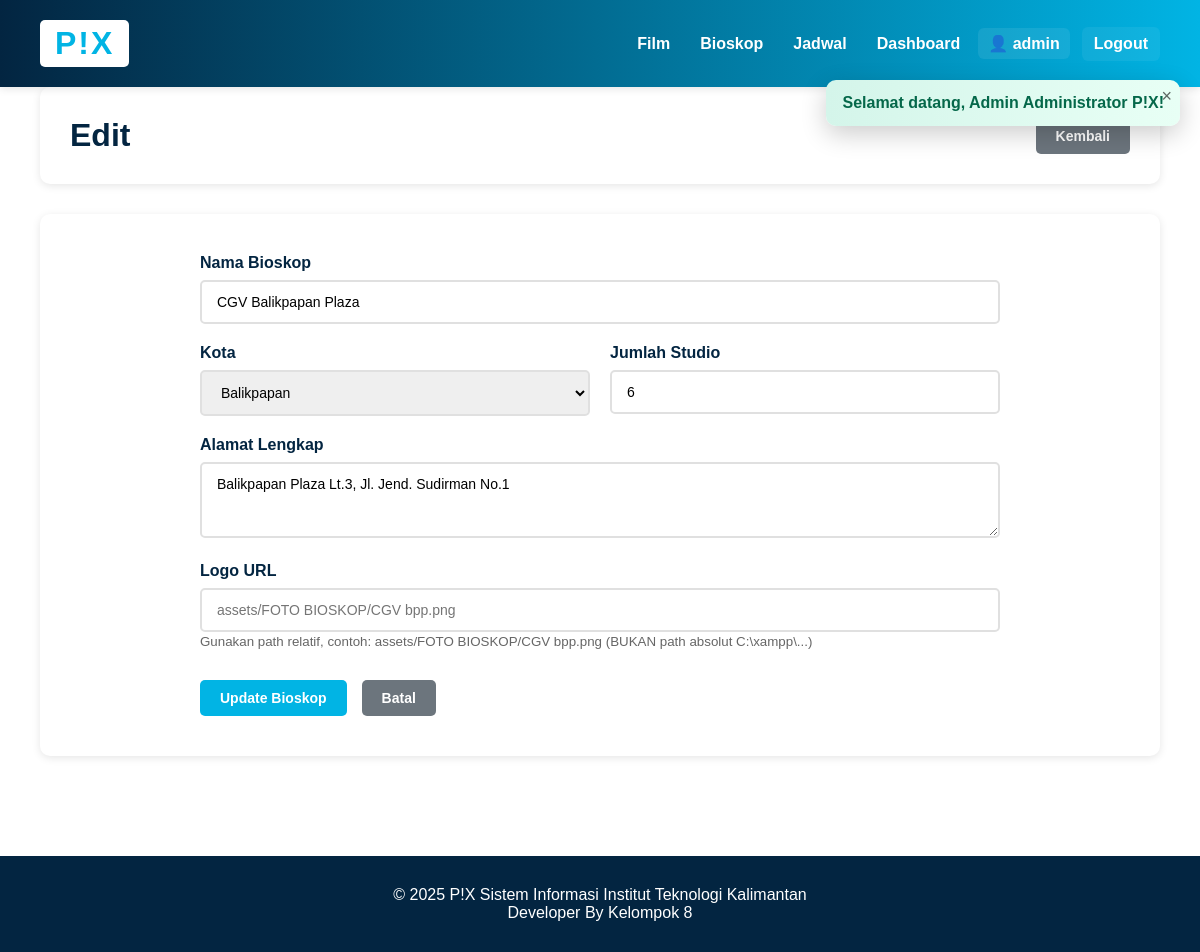
/index.php?module=bioskop&action=edit&id=1 (signed in), run on the app's committed database.
### tables this page shows
CREATE TABLE Bioskop (
    id_bioskop INT PRIMARY KEY AUTO_INCREMENT,
    nama_bioskop VARCHAR(100) NOT NULL,
    kota VARCHAR(50) NOT NULL,
    alamat_bioskop TEXT NOT NULL,
    jumlah_studio INT NOT NULL DEFAULT 4,
    logo_url VARCHAR(255),
    created_at TIMESTAMP DEFAULT CURRENT_TIMESTAMP,
    updated_at TIMESTAMP DEFAULT CURRENT_TIMESTAMP ON UPDATE CURRENT_TIMESTAMP
);

### config/database.php (called while the page is built, shortened)
<?php
class Database {
    private $host = "localhost";
    private $db_name = "pix_database";
    private $username = "root";
    private $password = "";
    public function getConnection() {
        $this->conn = null;
        try {
            $this->conn = new PDO(
                "mysql:host=" . $this->host . ";dbname=" . $this->db_name,
                $this->username,
                $this->password
            );
            $this->conn->setAttribute(PDO::ATTR_ERRMODE, PDO::ERRMODE_EXCEPTION);
            $this->conn->exec("set names utf8mb4");
        } catch(PDOException $exception) {
            echo "Connection error: " . $exception->getMessage();
        }
        return $this->conn;
    }
}
?>

### models/Bioskop.php (called while the page is built, shortened)
<?php
require_once 'models/QueryBuilder.php';
class Bioskop {
    private $qb;
    private $table_name = "Bioskop";
    public $id_bioskop;
    public function __construct($db) {
        $this->qb = new QueryBuilder($db);
    }
    public function readOne() {
        $row = $this->qb->reset()
            ->table($this->table_name)
            ->select('*')
            ->where('id_bioskop', '=', $this->id_bioskop)
            ->first();
        if ($row) {
            $this->nama_bioskop = $row['nama_bioskop'];
            $this->kota = $row['kota'];
            $this->alamat_bioskop = $row['alamat_bioskop'];
            $this->jumlah_studio = $row['jumlah_studio'];
            $this->logo_url = $row['logo_url'];
            return true;
        }
        return false;
    }
}
?>

### models/QueryBuilder.php (called while the page is built, shortened)
<?php
class QueryBuilder {
    private $bindings = [];
    public function table($table) {
        $this->table = $table;
        return $this;
    }
    public function select($columns = '*') {
        if (is_array($columns)) {
            $this->select = implode(', ', $columns);
        } else {
            $this->select = $columns;
        }
        return $this;
    }
    public function where($column, $operator, $value = null) {
        $placeholder = ':where_' . count($this->bindings);
        $this->bindings[$placeholder] = $value;
        return $this;
    }
    public function limit($limit) {
        $this->limit = $limit;
        return $this;
    }
    public function reset() {
        $this->bindings = [];
        $this->offset = null;
        return $this;
    }
}
?>

### views/bioskop/edit.php (the view, shortened to what this page needs)
<?php require_once 'views/layouts/header.php'; ?>
<div class="container">
    <div class="header-section">
        <h1>Edit</h1>
        <a href="index.php?module=bioskop" class="btn btn-secondary">Kembali</a>
    </div>
    <div class="form-container">
        <form method="POST" action="index.php?module=bioskop&action=update" class="movie-form">
            <div class="form-group">
                <label for="nama_bioskop">Nama Bioskop </label>
                <input type="text" id="nama_bioskop" name="nama_bioskop" required
                       value="<?php echo htmlspecialchars($this->bioskop->nama_bioskop); ?>">
            </div>
            <div class="form-row">
                <div class="form-group">
                    <label for="kota">Kota </label>
                    <select id="kota" name="kota" required>
                        <option value="Balikpapan" <?php echo ($this->bioskop->kota == 'Balikpapan') ? 'selected' : ''; ?>>Balikpapan</option>
                    </select>
                </div>
                <div class="form-group">
                    <label for="jumlah_studio">Jumlah Studio </label>
                    <input type="number" id="jumlah_studio" name="jumlah_studio" required
                           min="1" value="<?php echo $this->bioskop->jumlah_studio; ?>">
                </div>
            </div>
            <div class="form-group">
                <label for="alamat_bioskop">Alamat Lengkap </label>
                <textarea id="alamat_bioskop" name="alamat_bioskop" rows="3" required><?php echo htmlspecialchars($this->bioskop->alamat_bioskop); ?></textarea>
            </div>
            <div class="form-group">
                <label for="logo_url">Logo URL</label>
                <input type="text" id="logo_url" name="logo_url"
                       value="<?php echo htmlspecialchars($this->bioskop->logo_url ?? ''); ?>"
                       placeholder="assets/FOTO BIOSKOP/CGV bpp.png">
                <small style="color: #666;">Gunakan path relatif, contoh: assets/FOTO BIOSKOP/CGV bpp.png (BUKAN path absolut C:\xampp\...)</small>
            </div>
            <div class="form-actions">
                <button type="submit" class="btn btn-primary">Update Bioskop</button>
                <a href="index.php?module=bioskop" class="btn btn-secondary"> Batal</a>
            </div>
        </form>
    </div>
</div>
<?php require_once 'views/layouts/footer.php'; ?>

### assets/style.css (style rules this page uses)
* { margin: 0; padding: 0; box-sizing: border-box; }
html, body { margin: 0; padding: 0; font-family: 'Source Sans Pro', Arial, sans-serif; background: #ffffff; min-height: 100vh; color: #000000; }
.container { max-width: 1400px; margin: 0 auto; padding: 0 40px 40px; }
.btn { padding: 10px 20px; border: none; border-radius: 5px; cursor: pointer; text-decoration: none; display: inline-block; font-weight: 600; transition: all 0.3s; font-size: 14px; }
.btn-primary { background: #01b4e4; color: white; }
.btn-secondary { background: #6c757d; color: white; }
.header-section { background: white; padding: 30px; border-radius: 10px; margin-bottom: 30px; box-shadow: 0 2px 8px rgba(0,0,0,0.1); display: flex; justify-content: space-between; align-items: center; }
.header-section h1 { color: #032541; font-size: 32px; }
.form-container { background: white; padding: 40px; border-radius: 10px; box-shadow: 0 2px 8px rgba(0,0,0,0.1); }
.movie-form { max-width: 800px; margin: 0 auto; }
.form-group { margin-bottom: 20px; }
.form-group label { display: block; margin-bottom: 8px; font-weight: 600; color: #032541; }
.form-group input, .form-group select, .form-group textarea { width: 100%; padding: 12px 15px; border: 2px solid #e0e0e0; border-radius: 5px; font-size: 14px; font-family: inherit; transition: all 0.3s; }
.form-row { display: grid; grid-template-columns: 1fr 1fr; gap: 20px; }
.form-actions { display: flex; gap: 15px; margin-top: 30px; }

### data on the page
bioskop: nama_bioskop "CGV Balikpapan Plaza", kota "Balikpapan", jumlah_studio "6", alamat_bioskop "Balikpapan Plaza Lt.3, Jl. Jend. Sudirman No.1"

### other printed values
$_SESSION['admin_username'] "admin"
$msg "Selamat datang, Admin Administrator P!X!"
